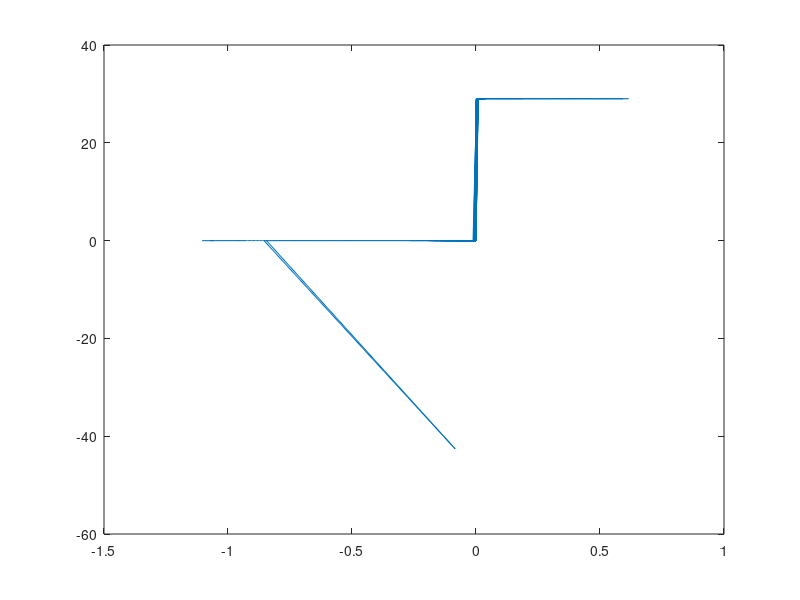
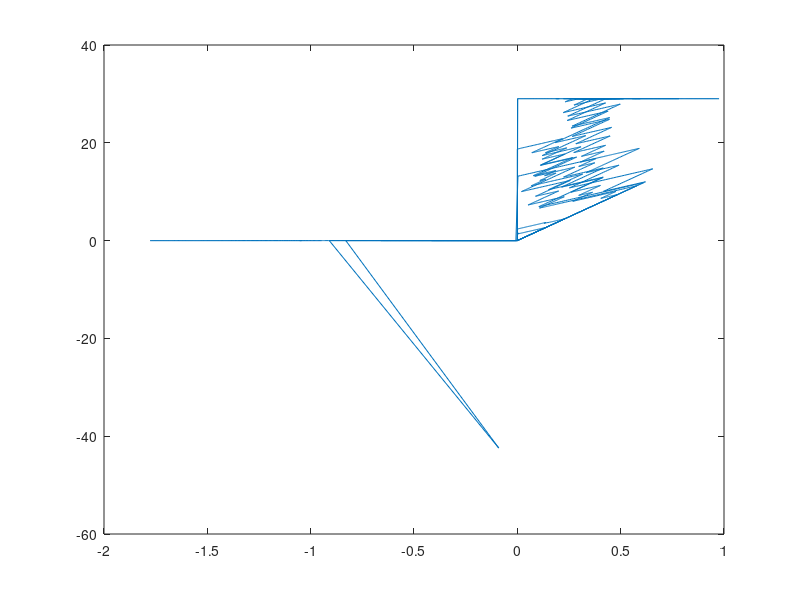

MATLAB code for these plots, in order:
% SSI data processing

%% load data
SSI_data = load("SSI_test2.txt");
noSSI_data = load("noSSI_test2.txt");

%% scale data
SSI_data(:,1) = SSI_data(:,1)/1000; 
noSSI_data(:,1) = noSSI_data(:,1)/1000;

Imax = 1.5; % A
kt = 19.4; % in mNm/A
SSI_data(:,2) = ((SSI_data(:,2)-5000)/4000)*Imax*kt; % commanded T in mNm
noSSI_data(:,2) = ((noSSI_data(:,2)-5000)/4000)*Imax*kt;

SSI_data(:,4:5) = SSI_data(:,4:5)*(kt/1000); % SSI and VE T in mNm
noSSI_data(:,4:5) = noSSI_data(:,4:5)*(kt/1000);

%% plot something

figure;
plot(noSSI_data(:,1),noSSI_data(:,2)); %./noSSI_data(:,1));

figure;
plot(SSI_data(:,1),SSI_data(:,2)); %./SSI_data(:,1));